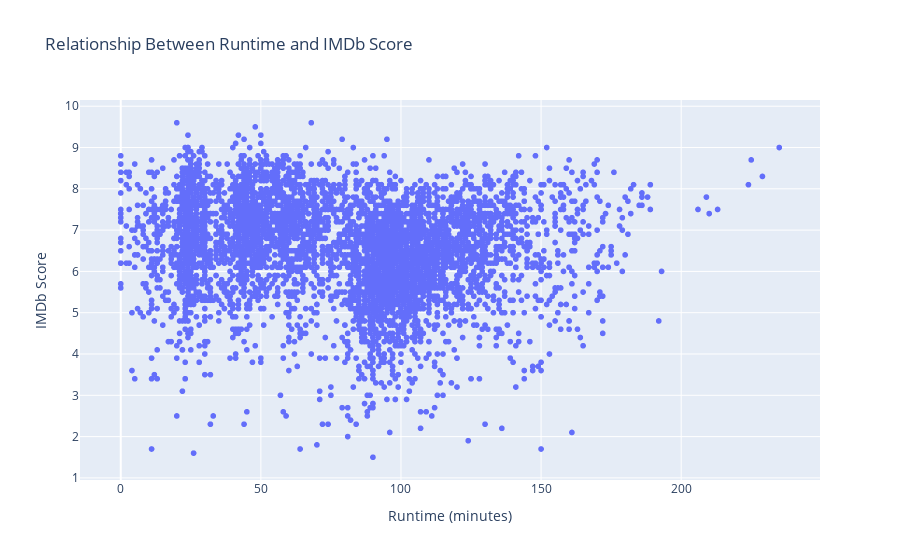

The code cell stored with this chart in its notebook:
### Code cell
fig = px.scatter(df, x="runtime", y="imdb_score", title="Relationship Between Runtime and IMDb Score", labels={"runtime": "Runtime (minutes)", "imdb_score": "IMDb Score"})
fig.show()

### Figure 1 — Plotly figure (JSON) as saved in the notebook; plotly's stock layout.template omitted (floating-point values rounded to 4 significant figures; data arrays with more than 128 entries replaced by an {"elided": "..."} marker saying what was removed)
{"data": [{"hovertemplate": "Runtime (minutes)=%{x}<br>IMDb Score=%{y}<extra></extra>", "legendgroup": "", "marker": {"color": "#636efa", "symbol": "circle"}, "mode": "markers", "name": "", "showlegend": false, "type": "scattergl", "x": {"elided": "5283 int values"}, "xaxis": "x", "y": {"elided": "5283 float values"}, "yaxis": "y"}], "layout": {"legend": {"tracegroupgap": 0}, "title": {"text": "Relationship Between Runtime and IMDb Score"}, "xaxis": {"anchor": "y", "domain": [0, 1], "title": {"text": "Runtime (minutes)"}}, "yaxis": {"anchor": "x", "domain": [0, 1], "title": {"text": "IMDb Score"}}}}
